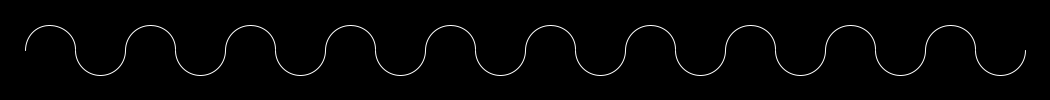
Frame 1 (no input)
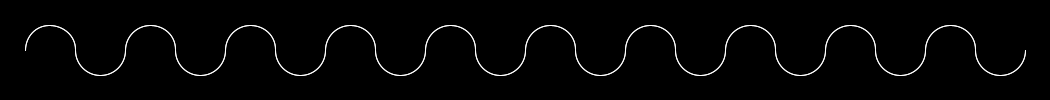
Frame 2 (the mouse pressed at the canvas centre, redrawn once)

The Processing sketch that drew these frames (run headless with seeded random() and noise(); the mouse was pressed at the canvas centre and the sketch redrawn once):

// Processing sketch: arc_wave
// ── arc_wave.pde
void setup() {
  size(1050, 100);
  background(0);
  smooth();
  noLoop();
  noFill();
}

void draw() {
  for (int i = 0; i < 10; i++) {
    drawWaveSegment(50 + i * 100, 50, 50);
  }
  save("arc_wave.png");
}

void drawWaveSegment(float x, float y, float wh) {
  stroke(255);
  arc(x, y, wh, wh, -PI, 0);
  stroke(255);
  arc(x + wh, y, wh, wh, 0, PI);
}
